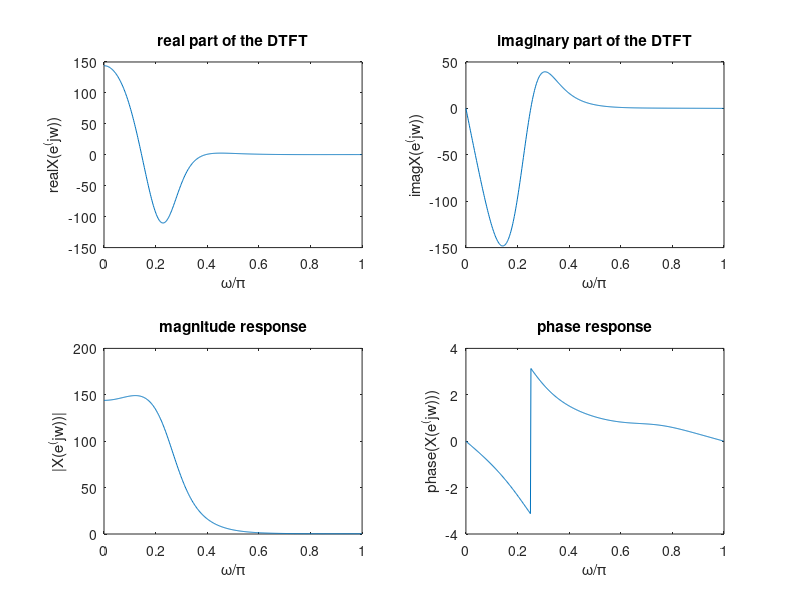
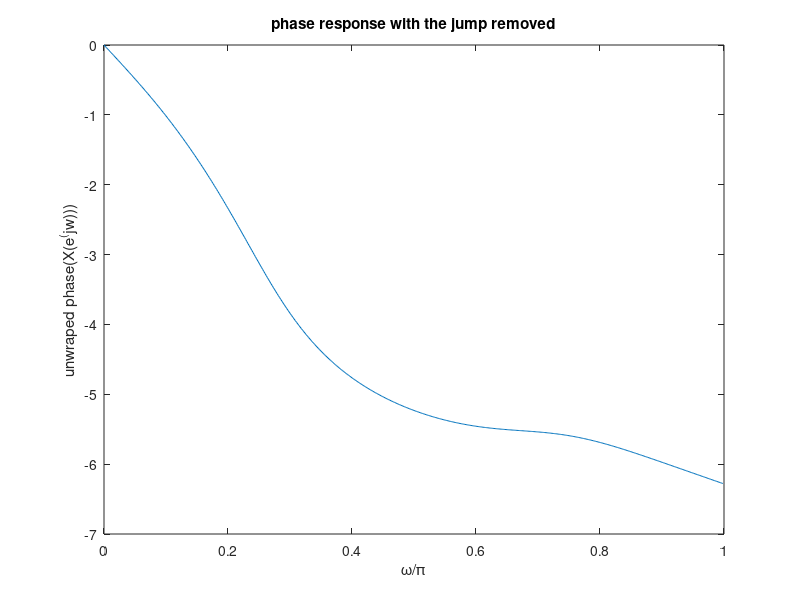

The MATLAB source for these figures, in order:
b=[1.35 4.95 8.55 4.95 1.8];
a=[0.9 -1.8 1.65 -0.75 0.15];
[X,w]=freqz(b,a);

subplot(2,2,1);
plot(w/pi,real(X));
xlabel('\omega/\pi');
ylabel('real{X(e^(jw))}');
title('real part of the DTFT');

subplot(2,2,2);
plot(w/pi,imag(X));
xlabel('\omega/\pi');
ylabel('imag{X(e^(jw))}');
title('imaginary part of the DTFT');

subplot(2,2,3);
plot(w/pi,abs(X));
xlabel('\omega/\pi');
ylabel('|X(e^(jw))|');
title('magnitude response');

subplot(2,2,4);
plot(w/pi,angle(X));
xlabel('\omega/\pi');
ylabel('phase(X(e^(jw)))');
title('phase response');

figure;
plot(w/pi,unwrap(angle(X)));
xlabel('\omega/\pi');
ylabel('unwraped phase(X(e^(jw)))');
title('phase response with the jump removed');